Frame 1 (no input): blank canvas, image omitted
Frame 60 (the mouse pressed at the canvas centre just before this capture): blank canvas, image omitted
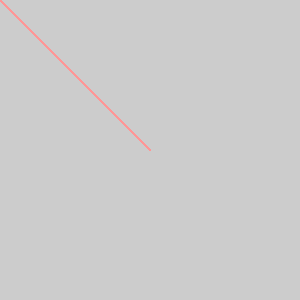
Frame 120 (the mouse held since frame 60 and released just before this capture)

The Processing sketch whose frames 1 and 60 were blank and that drew this single picture after the mouse press (run headless with seeded random() and noise(); from frame 60 on, the mouse is pressed at the canvas centre):

// Processing sketch: processing_182733
// ── processing_182733.pde

float rojo = 255;
void setup() {
  size(300,300);
}
 
void draw() {
  stroke(rojo, mouseX, mouseY);
  line(0, 0, mouseX, mouseY);
}
